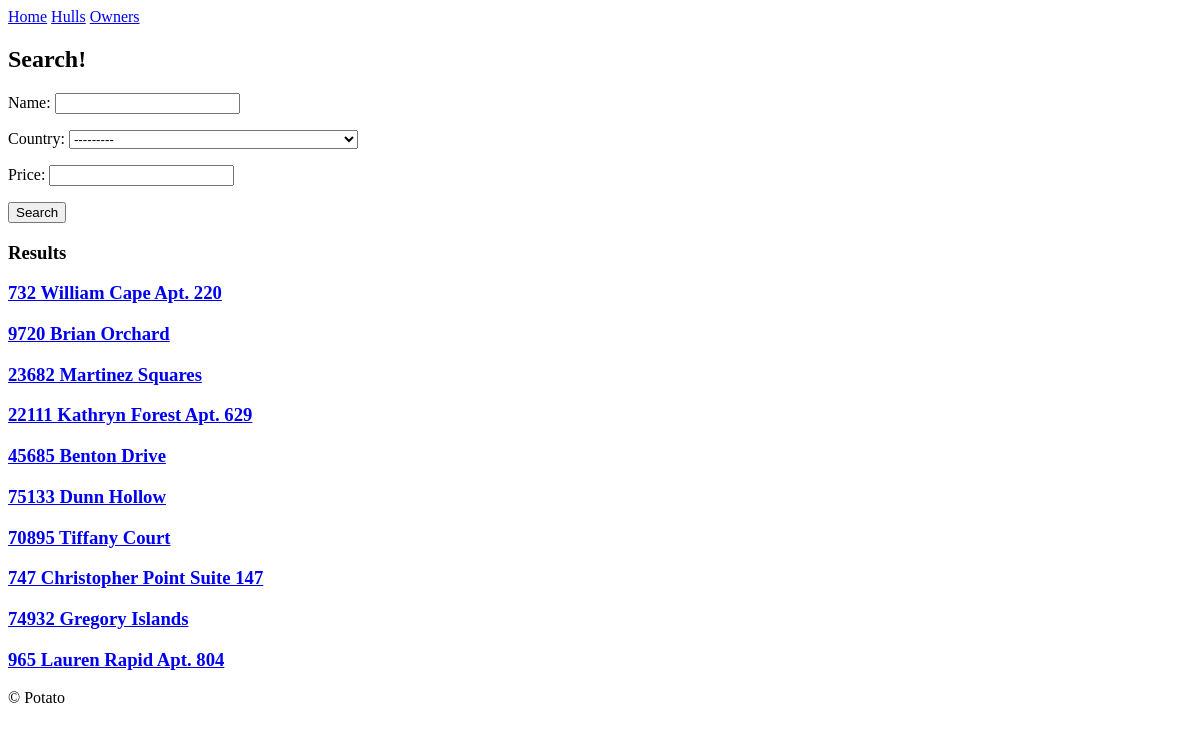
Page /hulls/search/ on the earlier database version.
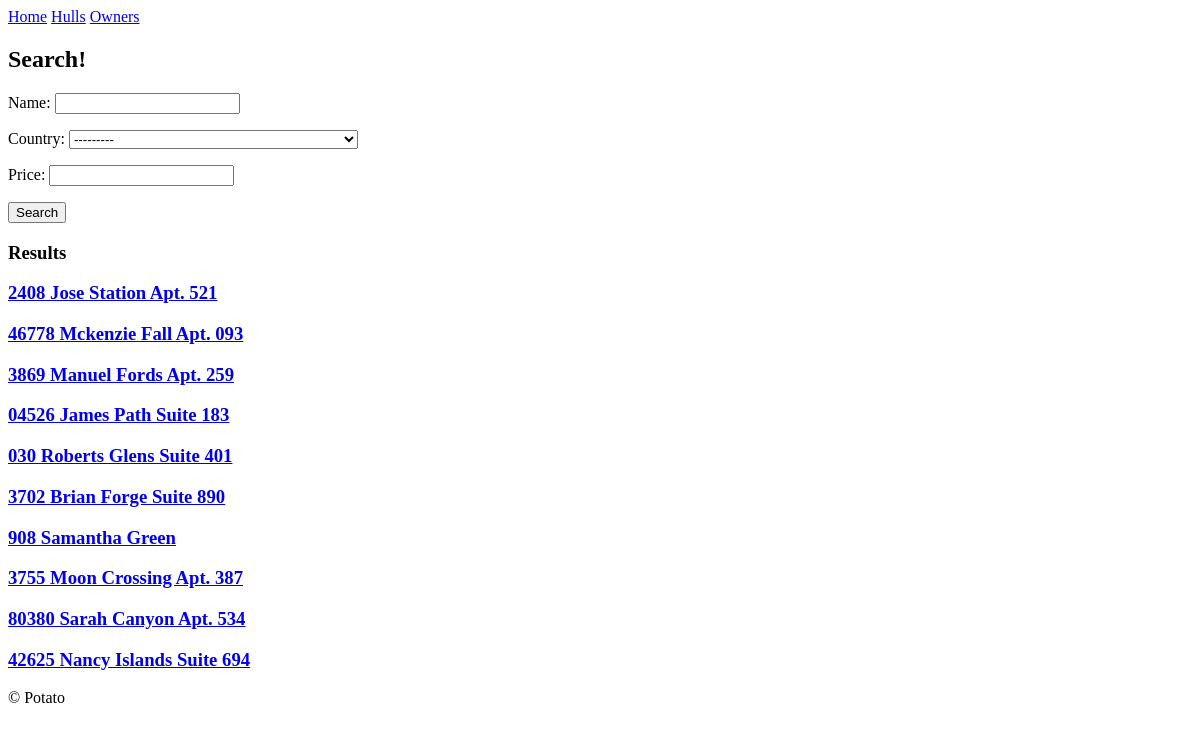
Same page on the later database version.
### hulls/models.py (models this page shows, shortened)
class Hull(core_models.TimeStampedModel):
    name = models.CharField(max_length=140)
    no = models.IntegerField()
    country = CountryField()
    description = models.TextField()
    price = models.IntegerField()
    delivery_date = models.DateField()
    owner = models.ForeignKey(
        "owners.Owner", on_delete=models.CASCADE, related_name="hulls"
    )
    class Meta:
        ordering = ["-pk"]

### hulls/views.py (the view, shortened to what this page needs)
class HullSearchView(View):
    def get(self, request):
        form = SearchForm(request.GET)
        if form.is_valid():
            name = form.cleaned_data.get("name")
            country = form.cleaned_data.get("country")
            price = form.cleaned_data.get("price")
            filter_args = {}
            if name is not None:
                filter_args["name__startswith"] = name
            if country != "":
                filter_args["country"] = country
            if price is not None:
                filter_args["country"] = country
            qs = Hull.objects.filter(**filter_args).order_by("-created")
            paginator = Paginator(qs, 10, orphans=5)
            page = request.GET.get("page", 1)
            hulls = paginator.get_page(page)
            return render(request, "hulls/search.html", {"form": form, "hulls": hulls})

### hulls/forms.py
class SearchForm(forms.Form):
    name = forms.CharField(initial="Anything", required=False)
    country = CountryField().formfield(required=False)
    price = forms.IntegerField(required=False)

### templates/hulls/search.html (shortened to what this page needs)
{% extends "base.html" %}
{% block content %}
<h2>Search!</h2>
<form method="get" action="{% url "hulls_tmplt:search" %}">
    {{form.as_p}}
    <button>Search</button>
</form>
<h3>Results</h3>
{% for hull in hulls %}
<h3>
    <a href="{% url "hulls_tmplt:detail" hull.pk %}">
        {{hull.name}}
    </a>
</h3>
{% endfor %}
{% endblock content %}

Differences in the rows shown:
no longer on this page (row edited): Hull: name "732 William Cape Apt. 220"
no longer on this page (row edited): Hull: name "9720 Brian Orchard"
no longer on this page (row edited): Hull: name "23682 Martinez Squares"
no longer on this page (row edited): Hull: name "22111 Kathryn Forest Apt. 629"
no longer on this page (row edited): Hull: name "45685 Benton Drive"
no longer on this page (row edited): Hull: name "75133 Dunn Hollow"
no longer on this page (row edited): Hull: name "70895 Tiffany Court"
no longer on this page (row edited): Hull: name "747 Christopher Point Suite 147"
no longer on this page (row edited): Hull: name "74932 Gregory Islands"
no longer on this page (row edited): Hull: name "965 Lauren Rapid Apt. 804"
now on this page (row edited): Hull: name "2408 Jose Station Apt. 521"
now on this page (row edited): Hull: name "46778 Mckenzie Fall Apt. 093"
now on this page (row edited): Hull: name "3869 Manuel Fords Apt. 259"
now on this page (row edited): Hull: name "04526 James Path Suite 183"
now on this page (row edited): Hull: name "030 Roberts Glens Suite 401"
now on this page (row edited): Hull: name "3702 Brian Forge Suite 890"
now on this page (row edited): Hull: name "908 Samantha Green"
now on this page (row edited): Hull: name "3755 Moon Crossing Apt. 387"
now on this page (row edited): Hull: name "80380 Sarah Canyon Apt. 534"
now on this page (row edited): Hull: name "42625 Nancy Islands Suite 694"
